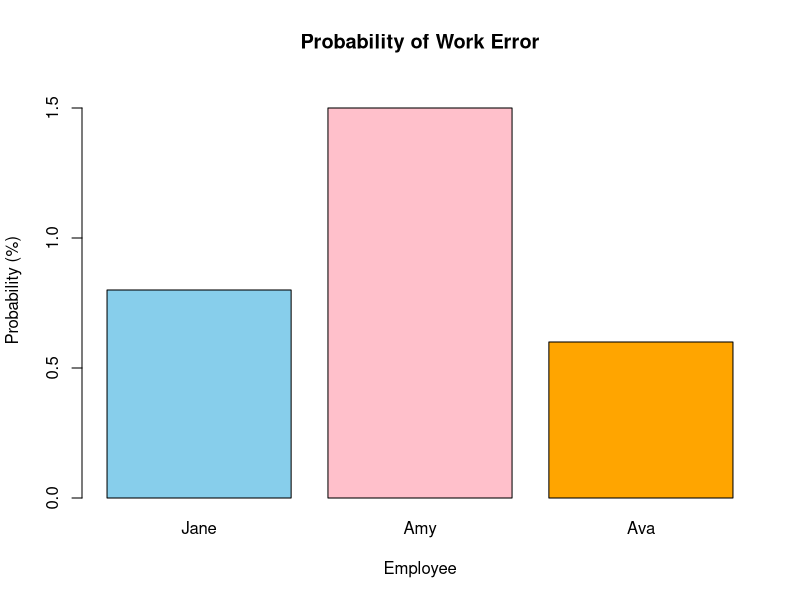

The R source for this figure:
## ---- chunk 1
transmit_correct_0 <- 0.95 
transmit_correct_1 <- 0.75
transmitted_0 <- 0.70
transmitted_1 <- 1 - transmitted_0


received_1 <- (transmitted_0 * (1 - transmit_correct_0)) + (transmitted_1 * transmit_correct_1)
cat("The probability that a 1 was received is ", received_1 *100, "%")
## ---- chunk 2
transmit_1_where_1_received <- (transmitted_1 * transmit_correct_1)/ received_1
cat("The probability that a 1 was transmitted after a 1 was received is ", transmit_1_where_1_received * 100, "%")
## ---- chunk 3
#this is their work contribs
work_jane <- 0.10
work_amy <- 0.30
work_ava <- 0.60
#this is their work error
error_jane <- 0.08
error_amy <- 0.05
error_ava <- 0.01

#a. overall percentage of error

overall_error <- (work_jane * error_jane) + (work_amy * error_amy) + (work_ava * error_ava)
cat("Overall percentage of error is ", overall_error *100,"%")
## ---- chunk 4
#b. which has higest probability of writing the wrong 

percentage_rate_error <- c(Jane = work_jane * error_jane* 100, Amy = work_amy * error_amy* 100, Ava = work_ava * error_ava* 100)
most_likely_written_error <- which.max(percentage_rate_error)

cat("The most likely person who has written the error is", most_likely_written_error, "with an error rate of", percentage_rate_error[most_likely_written_error], "%")
## ---- chunk 5
#to visualize, 
barplot(percentage_rate_error, col = c("skyblue", "pink", "orange"), ylim = c(0, 1.6), main = "Probability of Work Error", xlab = "Employee", ylab = "Probability (%)")
